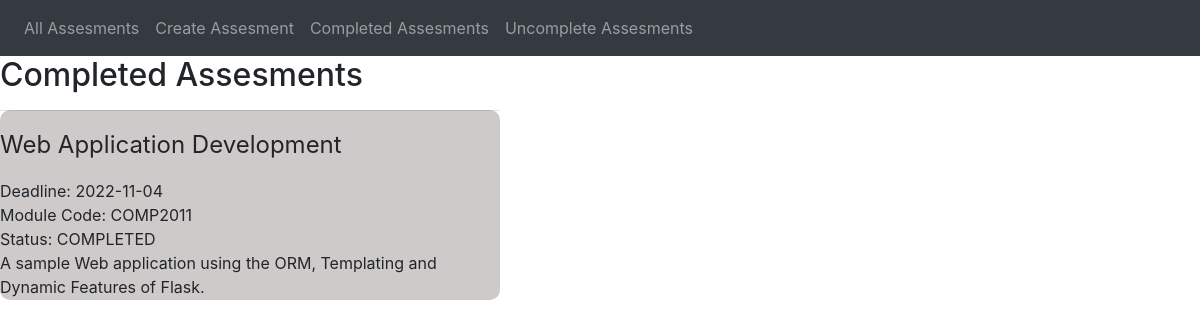
Screenshot of /completed_assessments with the database file from the repository.
### app/models.py (models this page shows, shortened)
class assesments(db.Model):
    __tablename__= 'assesments'
    id = db.Column(db.Integer, primary_key=True)
    title = db.Column(db.String(500), index=True)
    modulecode = db.Column(db.String(500), index=True, unique=True)
    deadline = db.Column(db.Date())
    description = db.Column(db.String(4000), index=True)
    status = db.Column(db.String(500), index=True)

### app/views.py (the view)
@app.route('/completed_assessments')
def complete():
    result = assesments.query.filter_by(status='COMPLETED')
    return render_template('complete.html',
                           title='Complete Assesments',
                           data=result)

### app/templates/complete.html
{% extends "homepage.html" %}
 {% block content %}
<h2>Completed Assesments</h2>
{% for item in data %}
    <div class = "all"><hr>
         <p class ='Title'>{{item.title}}</p>
         <p class = 'rest'>Deadline: {{item.deadline}}<br>
         Module Code: {{item.modulecode}}<br>
         Status: {{item.status}}<br>
         {{item.description}}<br>
         </p>
    </div>
{% endfor %}
{% endblock %}

### app/static/css/styles.css (style rules this page uses)
.Title { font-size: x-large; }
.rest { font-size: medium; }
.all { width: 500px; height: 190px; flex-basis: 100px; background: #cecaca; border-radius: 10px; margin-bottom: 3%; box-sizing: border-box; transition: 0.5s; }
body { background-image: url('/static/bgg.jpg'); background-repeat: no-repeat; background-size: 2000px 2000px; }

### rows the page displays
assesments: title "Web Application Development", deadline "2022-11-04", modulecode "COMP2011", status "COMPLETED", description "A sample Web application using the ORM, Templating and Dynamic Features of Flask."
